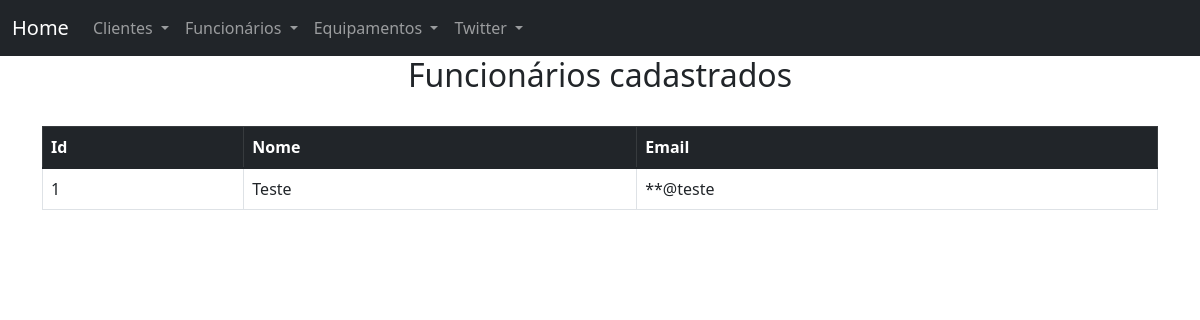
Before: /consultafuncionarios with the older database file.
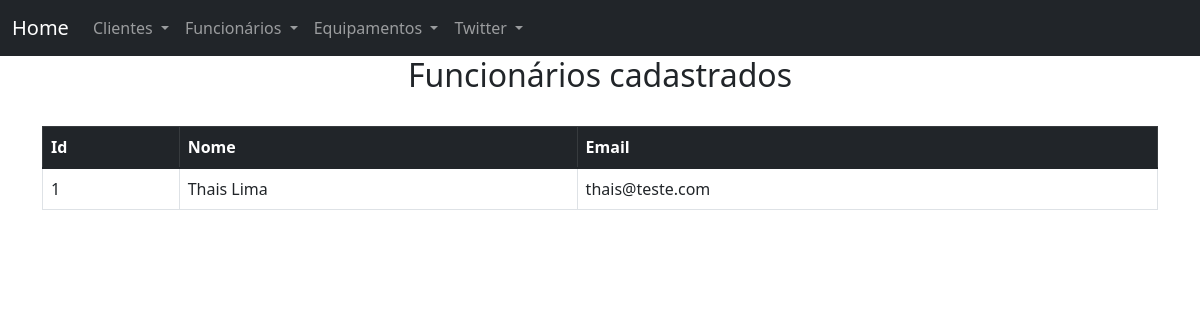
After: the same page with the newer database file.
### main.py (models this page shows, shortened)
class Funcionarios(db.Model):
    id_funcionario = db.Column(db.Integer, primary_key=True)
    name = db.Column(db.String(45), nullable=False)
    email = db.Column(db.String(30), nullable=False)
    senha = db.Column(db.String(10), nullable=False)

### main.py (the view)
@app.route('/consultafuncionarios')
def consulta_funcionarios():
    funcionarios = Funcionarios.query.all()
    return render_template('consultafuncionarios.html', funcionarios=funcionarios)

### templates/consultafuncionarios.html
{% extends "base.html" %}
{% block conteudo %}
    <h2 style="text-align: center;">Funcionários cadastrados</h2>
<br>
<table class="table table-bordered table-hover">
    <thead class="table-dark">
        <tr>
          <th scope="col">Id</th>
          <th scope="col">Nome</th>
          <th scope="col">Email</th>
        </tr>
    </thead>
    <tbody>
        {% for funcionarios in funcionarios %}
        <tr>
            <td>{{ funcionarios.id_funcionario }}</td>
            <td>{{ funcionarios.name }}</td>
            <td>{{ funcionarios.email }}</td>
        </tr>
        {% endfor %}
    </tbody>
</table>
{% endblock conteudo %}

Changed rows visible on the page:
changed Funcionarios id 1: name "Teste" → "Thais Lima"; email "**@teste" → "thais@teste.com"
